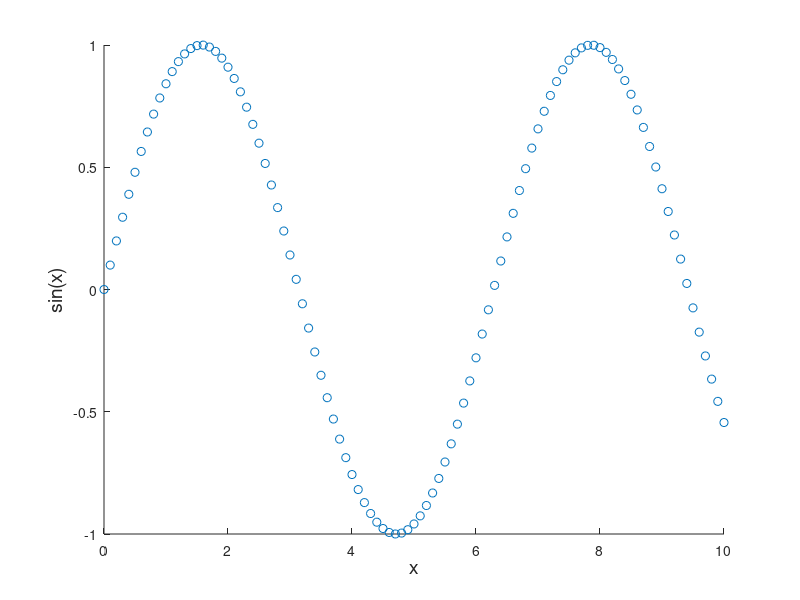

MATLAB code to generate this figure: (Note: this script raises an error after producing the figure.)
rng(1);                 % seed to make random values repeatable

N_samples = 100;

X = zeros(N_samples, 1);
T = zeros(N_samples, 1);
c = 1;
for i = 0:10/N_samples:10
    X(c) = i;
    T(c) = sin(i);
    c = c + 1;
end

scatter(X, T)
xlabel('x', 'FontSize', 14)
ylabel('sin(x)', 'FontSize', 14)
saveas(gcf, 'Plots/sin_training_data.png')

f = @tanh;                    % hidden activation function
eps = 1e-6;

n = size(X,2);          % input dimension
m = size(T,2);          % output dimension
N = size(X,1);          % number of samples
h = N*3;                        % number of hidden units  
W = randn(h,n);         % weight between input and hidden layer
b = randn(h,1);         % bias of hidden nodes
X = X';                 % transpose to make it easier
T = T';                 % transpose to make it easier

beta = randn(h,m);      % randomly initialized beta

%[beta_nag, errors, lambda] = grid_search(@NAG, @ObjectiveFunc, X, T, f, eps, N, W, b, beta, [], []);
lambda = 0;

[beta_opt, opt_val, opt_val_grad] = true_solution(X, T, W, b, f, N, h, m, lambda);
fprintf('MSE = %d\n', opt_val);

hessian = 0;
for i = 1:N
    x = X(:,i);
    t = T(:,i);
    hidden_out = f(W * x + b);
    hessian = hessian + (hidden_out * hidden_out');
end
hessian = 2/N * (hessian + lambda);
eta = 1/norm(hessian)

[beta_nag, errors_nag] = NAG(@ObjectiveFunc, beta, 1e-3, eta, lambda, N, X, T, W, b, f, true, intmax, intmax);
fprintf('MSE = %d\n', errors_nag(length(errors_nag)));


% ------- BFGS (BLS) -------
B = eye(h*m);
[beta_bfgs_bls, errors_bfgs_bls] = BFGS(@ObjectiveFunc, beta, B, eps, h, m, W, b, f, X, T, lambda, N, 'BLS', true);
fprintf('MSE = %d\n', errors_bfgs_bls(length(errors_bfgs_bls)));

% ------- BFGS (AWLS) -------
B = eye(h*m);
[beta_bfgs_awls, errors_bfgs_awls] = BFGS(@ObjectiveFunc, beta, B, eps, h, m, W, b, f, X, T, lambda, N, 'AWLS', true);
fprintf('MSE = %d\n', errors_bfgs_awls(length(errors_bfgs_awls)));


% ------------- PLOT -----------

% Real solution
figure
scatter(X, T)
hold on
Y = [];
for i = 1:N
   Y = [Y, out(f, W, b, beta_opt, X(:, i))]; 
end
plot(X, Y)

% NAG
hold on
Y = [];
for i = 1:N
   Y = [Y, out(f, W, b, beta_nag, X(:, i))]; 
end
plot(X, Y)

% BFGS (BLS)
hold on
Y = [];
for i = 1:N
   Y = [Y, out(f, W, b, beta_bfgs_bls, X(:, i))]; 
end
plot(X, Y)

% BFGS (AWLS)
hold on
Y = [];
for i = 1:N
   Y = [Y, out(f, W, b, beta_bfgs_awls, X(:, i))]; 
end
plot(X, Y)

xlabel('x', 'FontSize', 14)
ylabel('sin(x)', 'FontSize', 14)
legend({'Training data', 'Model prediction'}, 'Location', 'southwest')
legend('Training Data', 'Real Solution', 'NAG', 'BFGS (BLS)', 'BFGS (AWLS)')

%saveas(gcf, 'Plots/e10-1_h100_sin_prediction_vs_training_data.png')
%saveas(gcf, 'Plots/e10-3_h100_sin_prediction_vs_training_data.png')
%saveas(gcf, 'Plots/e10-6_h100_sin_prediction_vs_training_data.png')


return

% --- Plot log convergence
errors_nag = errors_nag - opt_val;
errors_bfgs_bls = errors_bfgs_bls - opt_val;
errors_bfgs_awls = errors_bfgs_awls - opt_val;


figure
semilogy(1:(length(errors_nag)), errors_nag, 1:(length(errors_bfgs_awls)), errors_bfgs_awls, 1:(length(errors_bfgs_bls)), errors_bfgs_bls)
xlabel('iteration', 'FontSize', 14)
ylabel('log(Error)', 'FontSize', 14)
legend('NAG', 'BFGS (BLS)', 'BFGS (AWLS)')

%saveas(gcf, 'Plots/10-1_100_sin_convergence_rate.png')
%saveas(gcf, 'Plots/10-3_100_sin_convergence_rate.png')
saveas(gcf, 'Plots/10-6_100_sin_convergence_rate.png')

figure
semilogy(1:(length(errors_bfgs_awls)), errors_bfgs_awls, 1:(length(errors_bfgs_bls)), errors_bfgs_bls)
xlabel('iteration', 'FontSize', 14)
ylabel('log(Error)', 'FontSize', 14)
legend('BFGS (BLS)', 'BFGS (AWLS)')

%saveas(gcf, 'Plots/10-3_100_sin_BFGS_only_convergence_rate.png')
saveas(gcf, 'Plots/10-6_100_sin_BFGS_only_convergence_rate.png')

    function [elm_out] = out(f, W, b, beta, x)
        elm_out = beta' * f(W * x + b);
    end